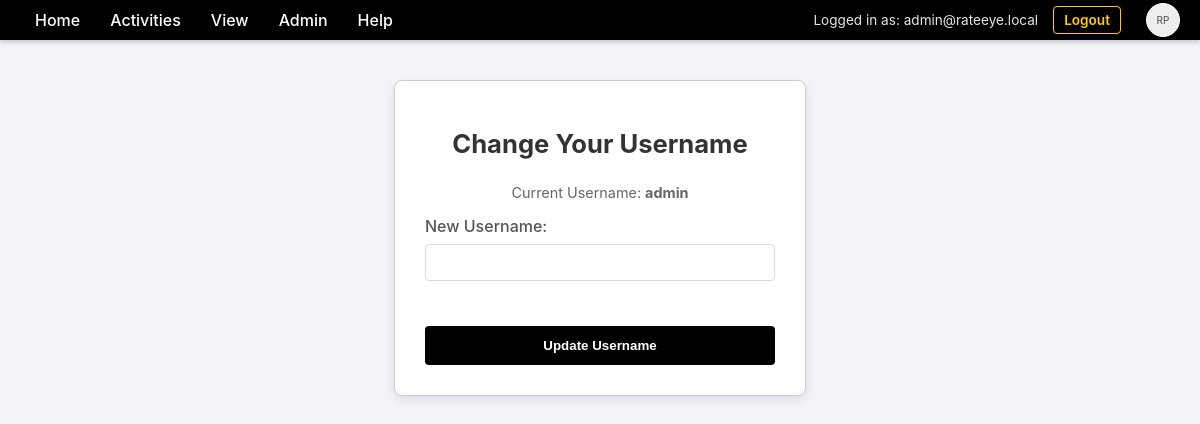
Page /settings/user/change-username (signed in) on the committed database.
### database.py (models this page shows)
class User(Base):
    __tablename__ = "users"
    id = Column(Integer, primary_key=True, index=True)
    username = Column(String, unique=True, index=True)
    email = Column(String, unique=True, index=True)
    hashed_password = Column(String, nullable=True)
    is_authorized = Column(Boolean, default=True)
    force_password_change = Column(Boolean, default=False)
    provider = Column(String, default="local")
    profile_json = Column(Text, nullable=True)
    photo_url = Column(String, nullable=True)
    settings = relationship("UserSetting", back_populates="user", cascade="all, delete-orphan")
    roles = relationship("Role", secondary=user_roles, back_populates="users")
    permissions = relationship("Permission", back_populates="user", cascade="all, delete-orphan")

### main.py (the view)
@app.get("/settings/user/change-username", response_class=HTMLResponse, tags=[PageType.SETTINGS])
async def user_change_username_page(
    request: Request,
    accept_language: str = Header(None),
    user: User = Depends(login_required),
):
    t = get_text(accept_language)
    return templates.TemplateResponse(request, "user_change_username.html", {"t": t, "user": user})

### templates/user_change_username.html (shortened to what this page needs)
{% extends "base.html" %}
{% block content %}
    <div class="login-container" style="max-width: 400px; margin: 0 auto;">
        <h1>{{ t.heading_change_your_username }}</h1>
        <p>{{ t.label_current_username }}: <strong>{{ user.username }}</strong></p>
        <form action="/settings/user/change-username" method="post">
            <label>{{ t.label_new_username or 'New Username:' }}</label>
            <input type="text" name="new_username" required>
            <br><br>
            <button type="submit">{{ t.btn_update_username }}</button>
        </form>
    </div>
{% endblock %}

### templates/base.html (shortened to what this page needs)
<!DOCTYPE html>
<html>
<head>
    <link rel="stylesheet" href="/static/css/style.css">
</head>
<body>
    <div class="menu-bar">
        <div class="menu-item" data-href="/">{{ t.item_home or 'Home' }}</div>
        <div class="menu-item">{{ t.menu_activities or 'Activities' }}
        </div>
        <div class="menu-item">{{ t.menu_view }}
        </div>
        <div class="menu-item">{{ t.menu_admin or 'Admin' }}
        </div>
        <div class="menu-item">{{ t.menu_help }}
        </div>
        <div class="user-info">
            {% if user %}
                <span>{{ t.msg_logged_in_as }} {{ user.email }}</span>
                <a href="/logout" style="margin-right: 15px;">{{ t.nav_logout }}</a>
                <div class="menu-item" style="padding: 0;">
                    {% if user.photo_url %}
                        <img src="{{ user.photo_url }}" class="user-photo" alt="User Photo">
                    {% else %}
                        <div class="user-photo" style="display: flex; align-items: center; justify-content: center; font-size: 10px; color: #666;">
                            RP
                        </div>
                    {% endif %}
                </div>
            {% else %}
                <a href="/login">{{ t.nav_login }}</a>
                <a href="/register">{{ t.nav_register }}</a>
            {% endif %}
        </div>
    </div>
    <div class="content">
        {% block content %}{% endblock %}
    </div>
</body>
</html>

### static/css/style.css (style rules this page uses)
body { font-family: -apple-system, BlinkMacSystemFont, "Segoe UI", Roboto, Helvetica, Arial, sans-serif; margin: 0; padding: 0; background-color: #f4f4f9; }
.menu-bar { background-color: #000000; color: #ffffff; display: flex; padding: 0 20px; align-items: stretch; box-shadow: 0 2px 5px rgba(0,0,0,0.2); height: 40px; }
.menu-item { position: relative; padding: 0 15px; cursor: pointer; font-weight: 500; display: flex; align-items: center; }
.content { padding: 40px; max-width: 800px; margin: 0 auto; }
.login-container, .register-container { width: 350px; margin: 100px auto; padding: 30px; border: 1px solid #ccc; border-radius: 8px; background-color: #ffffff; box-shadow: 0 4px 12px rgba(0,0,0,0.1); }
.login-container h1, .register-container h1 { text-align: center; font-size: 1.6em; margin-bottom: 25px; color: #333; }
.login-container label, .register-container label { display: block; margin-top: 15px; font-weight: 500; color: #555; }
.login-container input, .register-container input { width: 100%; padding: 10px; margin-top: 8px; border: 1px solid #ddd; border-radius: 4px; box-sizing: border-box; }
.login-container button, .register-container button { width: 100%; padding: 12px; margin-top: 25px; background-color: #000000; color: white; border: none; border-radius: 4px; cursor: pointer; font-weight: 600; }
.login-container p, .register-container p { text-align: center; margin-top: 20px; font-size: 0.9em; color: #666; }
.user-info { margin-left: auto; display: flex; align-items: center; color: white; font-size: 0.85em; }
.user-info span { margin-right: 15px; opacity: 0.9; }
.user-info a { color: #ffcc00; font-weight: 600; text-decoration: none; padding: 5px 10px; border: 1px solid #ffcc00; border-radius: 4px; }
.user-photo { width: 32px; height: 32px; border-radius: 50%; background: #eee; margin-left: 10px; object-fit: cover; border: 1px solid #fff; }

### rows in the picture
User: username "Admin", email "admin@rateeye.local", username "admin"

### other values in the picture
{{ t.item_home or 'Home' }} "Home"
{{ t.menu_activities or 'Activities' }} "Activities"
{{ t.menu_view }} "View"
{{ t.menu_help }} "Help"
{{ t.msg_logged_in_as }} "Logged in as:"
{{ t.nav_logout }} "Logout"
{{ t.heading_change_your_username }} "Change Your Username"
{{ t.label_current_username }} "Current Username"
{{ t.label_new_username or 'New Username:' }} "New Username:"
{{ t.btn_update_username }} "Update Username"
